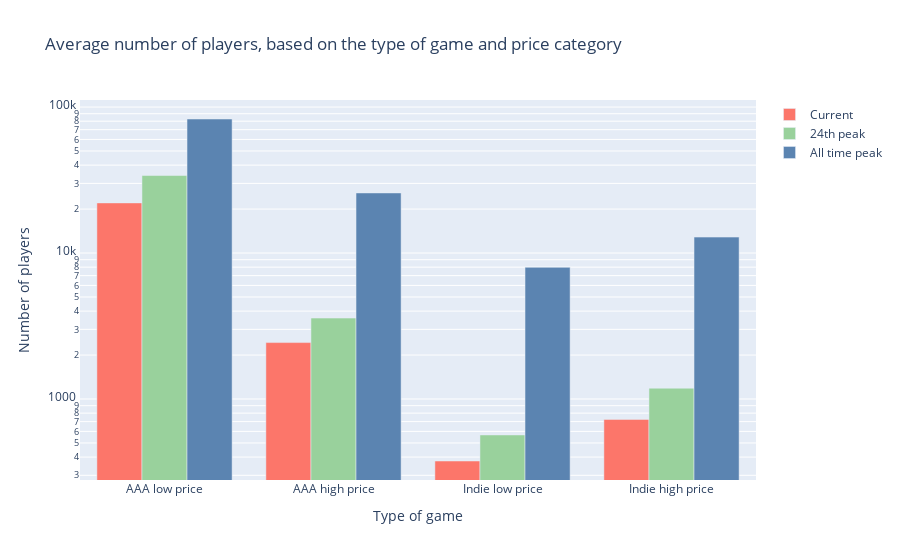

Write notebook code for a chart like this one.
### Markdown cell above
### Player counts

We also wanted to discover the correlation between a game's price and the amount of people that play it. For this, we gathered player count numbers like all-time peak and current playerbase. Again, we were interested to see the impact of a game's price on its reception, so we have included this in the graph as well.

### Code cell
{
    "tags": [
        "hide_input",
    ]
}

df1 = pd.read_csv('DATASETS/aaa_published_games.csv')
df1 = df1[['name', 'price']]
df2 = pd.read_csv('DATASETS/indie_published_games.csv')
df2 = df2[['name', 'price']]
df3 = pd.read_csv('DATASETS/player_count.csv')
df1 = df1.merge(df3, how='inner', on='name')
df2 = df2.merge(df3, how='inner', on='name')
df1['Type of game']='AAA'
df2['Type of game']='Indie'
df = df1.merge(df2, how='outer')
df = df.drop(columns=['Unnamed: 5'])

AAA = df[df["Type of game"]=='AAA']
AAA.loc[:, 'Current'] = pd.to_numeric(AAA['Current'], errors='coerce')
AAA.loc[:, '24th Peak'] = pd.to_numeric(AAA['24th Peak'], errors='coerce')
AAA.loc[:, 'All_time peak'] = pd.to_numeric(AAA['All_time peak'], errors='coerce')

# AAA_price_categories = pd.qcut(AAA["price"], 3, labels=["Low", "Medium", "High"])
AAA['price_category'] = pd.qcut(AAA.loc[:, "price"], 2, labels=["Low", "High"])

AAA_low = AAA[AAA["price_category"]=="Low"]
AAA_current_low = AAA_low['Current'].mean() 
AAA_24th_low = AAA_low['24th Peak'].mean()
AAA_all_time_low = AAA_low['All_time peak'].mean()

# AAA_medium = AAA[AAA["price_category"]=="Medium"]
# AAA_current_medium = AAA_medium['Current'].mean() 
# AAA_24th_medium = AAA_medium['24th Peak'].mean()
# AAA_all_time_medium = AAA_medium['All_time peak'].mean()

AAA_high = AAA[AAA["price_category"]=="High"]
AAA_current_high = AAA_high['Current'].mean() 
AAA_24th_high = AAA_high['24th Peak'].mean()
AAA_all_time_high = AAA_high['All_time peak'].mean()

Indie = df[df["Type of game"]=='Indie']
Indie.loc[:, 'Current'] = pd.to_numeric(Indie['Current'], errors='coerce')
Indie.loc[:, '24th Peak'] = pd.to_numeric(Indie['24th Peak'], errors='coerce')
Indie.loc[:, 'All_time peak'] = pd.to_numeric(Indie['All_time peak'], errors='coerce')

# Indie_price_categories = pd.qcut(Indie["price"], 3, labels=["Low", "Medium", "High"])
Indie_price_categories = pd.qcut(Indie["price"], q=2, labels=["Low", "High"])

Indie['price_category'] = Indie_price_categories

Indie_low = Indie[Indie["price_category"]=="Low"]
Indie_current_low = Indie_low['Current'].mean() 
Indie_24th_low = Indie_low['24th Peak'].mean()
Indie_all_time_low = Indie_low['All_time peak'].mean()

# Indie_medium = Indie[Indie["price_category"]=="Medium"]
# Indie_current_medium = Indie_medium['Current'].mean() 
# Indie_24th_medium = Indie_medium['24th Peak'].mean()
# Indie_all_time_medium = Indie_medium['All_time peak'].mean()

Indie_high = Indie[Indie["price_category"]=="High"]
Indie_current_high = Indie_high['Current'].mean() 
Indie_24th_high = Indie_high['24th Peak'].mean()
Indie_all_time_high = Indie_high['All_time peak'].mean()

# data = [['AAA low price', AAA_current_low, AAA_24th_low, AAA_all_time_low], ['AAA medium price', AAA_current_medium, AAA_24th_medium, AAA_all_time_medium], ['AAA high price', AAA_current_high, AAA_24th_high, AAA_all_time_high], ['Indie low price', Indie_current_low, Indie_24th_low, Indie_all_time_low], ['Indie medium price', Indie_current_medium, Indie_24th_medium, Indie_all_time_medium], ['Indie high price', Indie_current_high, Indie_24th_high, Indie_all_time_high]]
data = [['AAA low price', AAA_current_low, AAA_24th_low, AAA_all_time_low], ['AAA high price', AAA_current_high, AAA_24th_high, AAA_all_time_high], ['Indie low price', Indie_current_low, Indie_24th_low, Indie_all_time_low], ['Indie high price', Indie_current_high, Indie_24th_high, Indie_all_time_high]]

df = pd.DataFrame(data, columns=['Type of game', 'Current', '24th peak', 'All time peak'])

trace =[
    go.Bar(name='Current ', x = df['Type of game'], y = df['Current'], marker_color='#fc766a'),
    go.Bar(name='24th peak', x = df['Type of game'], y = df['24th peak'], marker_color='#99D19C'),
    go.Bar(name='All time peak', x = df['Type of game'], y = df['All time peak'], marker_color='#5b84b1'),
]

layout = go.Layout(
    xaxis=go.layout.XAxis(
        type='category'
    ),
    yaxis=go.layout.YAxis(
    )
)
fig = go.Figure(data=trace, layout=layout)
fig.update_layout(
    title_text='Average number of players, based on the type of game and price category',
    xaxis_title='Type of game',
    yaxis_title='Number of players',
    height=600
)

fig.update_yaxes(type="log") # mick edit :o

fig.show()

### Figure 1 — Plotly figure (JSON) as saved in the notebook; plotly's stock layout.template omitted (floating-point values rounded to 4 significant figures)
{"data": [{"marker": {"color": "#fc766a"}, "name": "Current ", "type": "bar", "x": ["AAA low price", "AAA high price", "Indie low price", "Indie high price"], "y": [22050.0, 2435.0, 376.0, 724.6]}, {"marker": {"color": "#99D19C"}, "name": "24th peak", "type": "bar", "x": ["AAA low price", "AAA high price", "Indie low price", "Indie high price"], "y": [33950.0, 3584.0, 567.0, 1186.0]}, {"marker": {"color": "#5b84b1"}, "name": "All time peak", "type": "bar", "x": ["AAA low price", "AAA high price", "Indie low price", "Indie high price"], "y": [82820.0, 25800.0, 7978.0, 12850.0]}], "layout": {"autosize": true, "title": {"text": "Average number of players, based on the type of game and price category"}, "xaxis": {"autorange": true, "range": [-0.5, 3.5], "title": {"text": "Type of game"}, "type": "category"}, "yaxis": {"autorange": true, "range": [2.445, 5.048], "title": {"text": "Number of players"}, "type": "log"}}}
